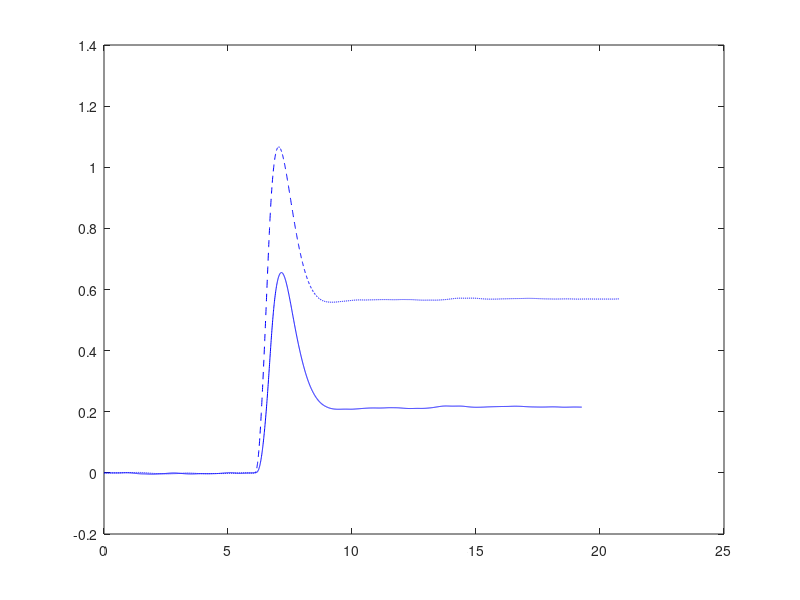

The MATLAB script that drew this image: (Note: this script raises an error after producing the figure.)
%% Braking Analysis
% The following data was obtained by calculating the optimal inputs for the
% control objective, and publishing all the inputs through a feedforward
% method.

%% Horizontal Braking

load('Braking_MPC_posx.mat')
load('Braking_MPC_posz.mat')
load('Braking_MPC_time.mat')
MPCposx = posx;
MPCposz = posz;
MPCtime = time;
load('Braking_Rates_posx.mat')
load('Braking_Rates_posz.mat')
load('Braking_Rates_time.mat')

refMPC = 0.215;
refRates = 0.566;

penMPC = ((max(MPCposx) - refMPC)/refMPC)*100;
penRates = ((max(posx) - refRates)/refRates)*100;
disp(penMPC)
disp(penRates)

MPCtime = MPCtime - MPCtime(945);
time = time - time(920);

figure('Name', 'Horizontal Penetration Analysis')
% subplot(2,1,1)
plot(MPCtime(945:end), MPCposx(945:end),'b')
hold on
plot(time(920:end), posx(920:end),'b--')
yline(refMPC,'k');
yline(refRates,'k--');
xlim([0 15])
ylim([0 1.2])
% ylim([0.8 1.2])
ylabel('X Position (m)')
legend('MPC posx','PD posx','MPC braking point','PD braking point')
title('Position')

figure('Name', 'Horizontal Orientation Analysis')
% subplot(2,1,1)
plot(MPCtime(945:end), MPCposx(945:end),'b')
hold on
plot(time(920:end), posx(920:end),'b--')
yline(refMPC,'k');
yline(refRates,'k--');
xlim([0 15])
ylim([0 1.2])
% ylim([0.8 1.2])
ylabel('X Position (m)')
legend('MPC posx','PD posx','MPC braking point','PD braking point')
title('Position')

% subplot(2,1,2)
% plot(time(920:end), posx(920:end))
% hold on
% yline(refRates,'k--');
% ylim([0 1.2])
% % ylim([0.8 1.2])
% xlabel('time (s)')
% ylabel('X Position (m)')
% legend('posx','braking point')
% title('Rates Controller')

%% Vertical Brakings

% load('Vertical_MPC_posx.mat')
% load('Vertical_MPC_posz.mat')
% load('Vertical_MPC_time.mat')
% MPCposx = posx;
% MPCposz = posz;
% MPCtime = time;
% load('Vertical_Rates_posx.mat')
% load('Vertical_Rates_posz.mat')
% load('Vertical_Rates_time.mat')
% 
% refMPC = 1.545;
% refRates = 1.648;
% 
% penMPC = ((max(MPCposz) - refMPC)/refMPC)*100;
% penRates = ((max(posz) - refRates)/refRates)*100;
% 
% figure('Name', 'Vertical Penetration Analysis')
% subplot(2,1,1)
% plot(MPCtime, MPCposz)
% hold on
% yline(refMPC);
% % xlim([0 1.2])
% % ylim([0.8 1.2])
% ylabel('Z Position (m)')
% title('MPC Controller')
% 
% subplot(2,1,2)
% plot(time, posz)
% hold on
% yline(refRates);
% % xlim([0 1.2])
% % ylim([0.8 1.2])
% xlabel('X Position (m)')
% ylabel('Z Position (m)')
% title('Rates Controller')

